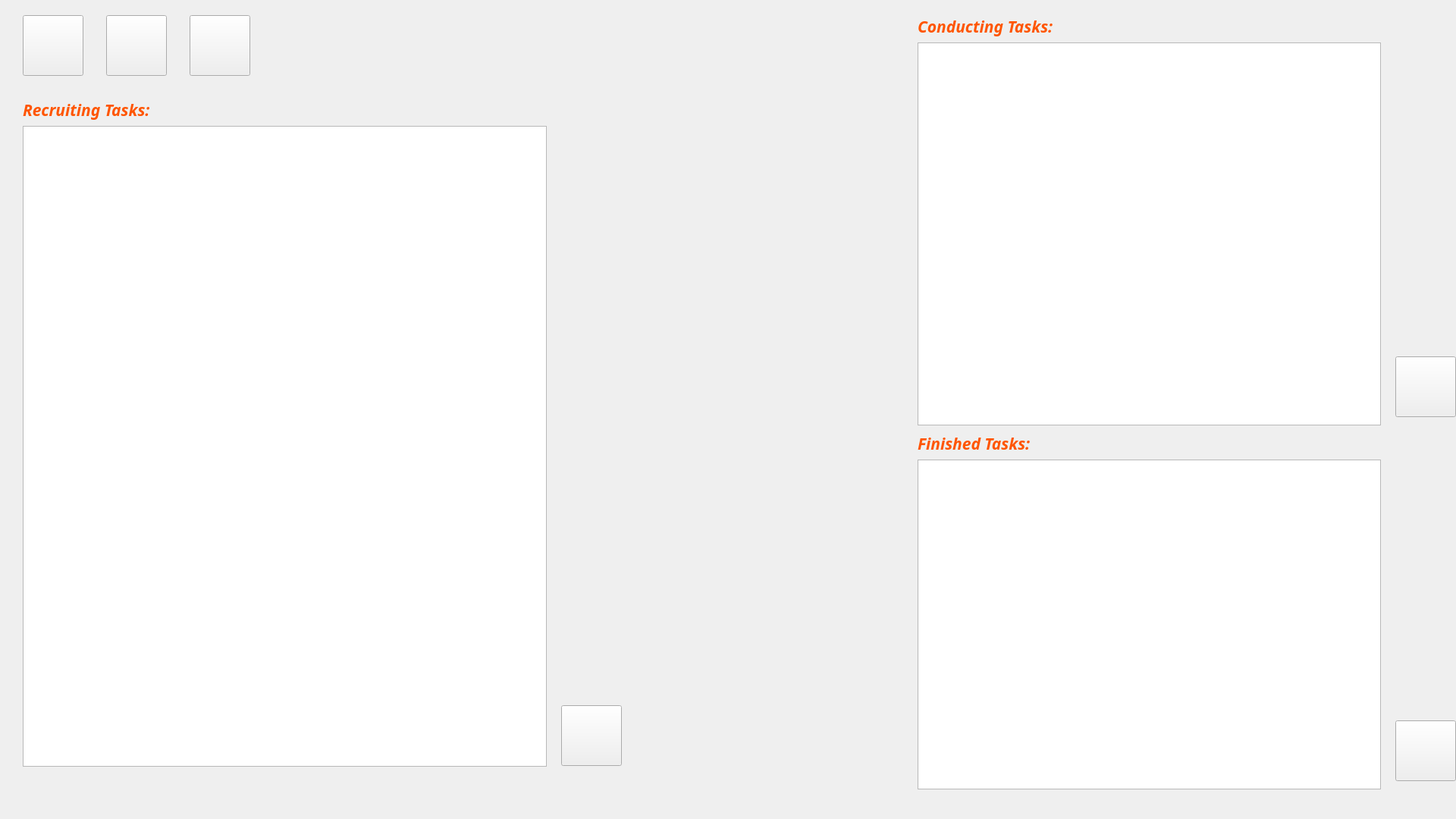
<?xml version="1.0" encoding="UTF-8"?>
<ui version="4.0">
 <class>MainWindowIssTask</class>
 <widget class="QMainWindow" name="MainWindowIssTask">
  <property name="geometry">
   <rect>
    <x>0</x>
    <y>0</y>
    <width>1920</width>
    <height>1080</height>
   </rect>
  </property>
  <property name="windowTitle">
   <string>MyIssuedTasks</string>
  </property>
  <property name="styleSheet">
   <string notr="true">border-image: url(:/CrowdSourcing/Resources/pictures/zelda9.jpg);</string>
  </property>
  <property name="tabShape">
   <enum>QTabWidget::Triangular</enum>
  </property>
  <widget class="QWidget" name="centralwidget">
   <widget class="QWidget" name="verticalLayoutWidget">
    <property name="geometry">
     <rect>
      <x>30</x>
      <y>130</y>
      <width>691</width>
      <height>881</height>
     </rect>
    </property>
    <layout class="QVBoxLayout" name="verticalLayout_2">
     <item>
      <widget class="QLabel" name="label">
       <property name="font">
        <font>
         <family>Century Gothic</family>
         <pointsize>16</pointsize>
         <weight>75</weight>
         <italic>true</italic>
         <bold>true</bold>
        </font>
       </property>
       <property name="styleSheet">
        <string notr="true">border-image:transparent;
color: rgb(255, 85, 0);</string>
       </property>
       <property name="text">
        <string>Recruiting Tasks:</string>
       </property>
      </widget>
     </item>
     <item>
      <widget class="QListWidget" name="listWidgetRecTasks">
       <property name="styleSheet">
        <string notr="true">border-image: \*url();</string>
       </property>
       <property name="selectionBehavior">
        <enum>QAbstractItemView::SelectItems</enum>
       </property>
      </widget>
     </item>
    </layout>
   </widget>
   <widget class="QPushButton" name="backButton">
    <property name="geometry">
     <rect>
      <x>30</x>
      <y>20</y>
      <width>80</width>
      <height>80</height>
     </rect>
    </property>
    <property name="font">
     <font>
      <family>Century Gothic</family>
      <pointsize>16</pointsize>
      <weight>75</weight>
      <italic>true</italic>
      <bold>true</bold>
     </font>
    </property>
    <property name="focusPolicy">
     <enum>Qt::StrongFocus</enum>
    </property>
    <property name="styleSheet">
     <string notr="true">QPushButton{border-image: url(:/CrowdSourcing/Resources/pictures/back_norm.png);}  
QPushButton:hover{border-image: url(:/CrowdSourcing/Resources/pictures/back_on.png);}
QPushButton:pressed{border-image: url(:/CrowdSourcing/Resources/pictures/back_clicked.png);};
</string>
    </property>
    <property name="text">
     <string/>
    </property>
    <property name="flat">
     <bool>false</bool>
    </property>
   </widget>
   <widget class="QWidget" name="verticalLayoutWidget_2">
    <property name="geometry">
     <rect>
      <x>1210</x>
      <y>20</y>
      <width>611</width>
      <height>541</height>
     </rect>
    </property>
    <layout class="QVBoxLayout" name="verticalLayout_3">
     <item>
      <widget class="QLabel" name="label_2">
       <property name="font">
        <font>
         <family>Century Gothic</family>
         <pointsize>16</pointsize>
         <weight>75</weight>
         <italic>true</italic>
         <bold>true</bold>
        </font>
       </property>
       <property name="styleSheet">
        <string notr="true">border-image:transparent;
color: rgb(255, 85, 0);</string>
       </property>
       <property name="text">
        <string>Conducting Tasks:</string>
       </property>
      </widget>
     </item>
     <item>
      <widget class="QListWidget" name="listWidgetConTasks">
       <property name="styleSheet">
        <string notr="true">border-image:transparent;</string>
       </property>
       <property name="selectionBehavior">
        <enum>QAbstractItemView::SelectItems</enum>
       </property>
      </widget>
     </item>
    </layout>
   </widget>
   <widget class="QWidget" name="verticalLayoutWidget_3">
    <property name="geometry">
     <rect>
      <x>1210</x>
      <y>570</y>
      <width>611</width>
      <height>471</height>
     </rect>
    </property>
    <layout class="QVBoxLayout" name="verticalLayout_4">
     <item>
      <widget class="QLabel" name="label_3">
       <property name="font">
        <font>
         <family>Century Gothic</family>
         <pointsize>16</pointsize>
         <weight>75</weight>
         <italic>true</italic>
         <bold>true</bold>
        </font>
       </property>
       <property name="styleSheet">
        <string notr="true">border-image:transparent;
color: rgb(255, 85, 0);</string>
       </property>
       <property name="text">
        <string>Finished Tasks:</string>
       </property>
      </widget>
     </item>
     <item>
      <widget class="QListWidget" name="listWidgetFiniTasks">
       <property name="styleSheet">
        <string notr="true">border-image:transparent;</string>
       </property>
       <property name="selectionBehavior">
        <enum>QAbstractItemView::SelectItems</enum>
       </property>
      </widget>
     </item>
    </layout>
   </widget>
   <widget class="QPushButton" name="recViewButton">
    <property name="geometry">
     <rect>
      <x>740</x>
      <y>930</y>
      <width>80</width>
      <height>80</height>
     </rect>
    </property>
    <property name="font">
     <font>
      <family>Century Gothic</family>
      <pointsize>16</pointsize>
      <weight>75</weight>
      <italic>true</italic>
      <bold>true</bold>
     </font>
    </property>
    <property name="styleSheet">
     <string notr="true">QPushButton{border-image: url(:/CrowdSourcing/Resources/pictures/view_norm.png);}  
QPushButton:hover{border-image: url(:/CrowdSourcing/Resources/pictures/view_on.png);}
QPushButton:pressed{border-image: url(:/CrowdSourcing/Resources/pictures/view_clicked.png);};</string>
    </property>
    <property name="text">
     <string/>
    </property>
   </widget>
   <widget class="QPushButton" name="refreshButton">
    <property name="geometry">
     <rect>
      <x>140</x>
      <y>20</y>
      <width>80</width>
      <height>80</height>
     </rect>
    </property>
    <property name="font">
     <font>
      <family>Century Gothic</family>
      <pointsize>16</pointsize>
      <weight>75</weight>
      <italic>true</italic>
      <bold>true</bold>
     </font>
    </property>
    <property name="styleSheet">
     <string notr="true">QPushButton{border-image: url(:/CrowdSourcing/Resources/pictures/refresh_clicked.png);}  
QPushButton:hover{border-image: url(:/CrowdSourcing/Resources/pictures/refresh_on.png);}
QPushButton:pressed{border-image: url(:/CrowdSourcing/Resources/pictures/refresh_norm.png);};</string>
    </property>
    <property name="text">
     <string/>
    </property>
   </widget>
   <widget class="QPushButton" name="conViewButton">
    <property name="geometry">
     <rect>
      <x>1840</x>
      <y>470</y>
      <width>80</width>
      <height>80</height>
     </rect>
    </property>
    <property name="font">
     <font>
      <family>Century Gothic</family>
      <pointsize>16</pointsize>
      <weight>75</weight>
      <italic>true</italic>
      <bold>true</bold>
     </font>
    </property>
    <property name="styleSheet">
     <string notr="true">QPushButton{border-image: url(:/CrowdSourcing/Resources/pictures/view_norm.png);}  
QPushButton:hover{border-image: url(:/CrowdSourcing/Resources/pictures/view_on.png);}
QPushButton:pressed{border-image: url(:/CrowdSourcing/Resources/pictures/view_clicked.png);};</string>
    </property>
    <property name="text">
     <string/>
    </property>
   </widget>
   <widget class="QPushButton" name="finiViewButton">
    <property name="geometry">
     <rect>
      <x>1840</x>
      <y>950</y>
      <width>80</width>
      <height>80</height>
     </rect>
    </property>
    <property name="font">
     <font>
      <family>Century Gothic</family>
      <pointsize>16</pointsize>
      <weight>75</weight>
      <italic>true</italic>
      <bold>true</bold>
     </font>
    </property>
    <property name="styleSheet">
     <string notr="true">QPushButton{border-image: url(:/CrowdSourcing/Resources/pictures/view_norm.png);}  
QPushButton:hover{border-image: url(:/CrowdSourcing/Resources/pictures/view_on.png);}
QPushButton:pressed{border-image: url(:/CrowdSourcing/Resources/pictures/view_clicked.png);};</string>
    </property>
    <property name="text">
     <string/>
    </property>
   </widget>
   <widget class="QPushButton" name="newTaskButton">
    <property name="geometry">
     <rect>
      <x>250</x>
      <y>20</y>
      <width>80</width>
      <height>80</height>
     </rect>
    </property>
    <property name="styleSheet">
     <string notr="true">QPushButton{border-image: url(:/CrowdSourcing/Resources/pictures/new_clicked.png);}  
QPushButton:hover{border-image: url(:/CrowdSourcing/Resources/pictures/new_on.png);}
QPushButton:pressed{border-image: url(:/CrowdSourcing/Resources/pictures/new_norm.png);};</string>
    </property>
    <property name="text">
     <string/>
    </property>
   </widget>
  </widget>
 </widget>
 <resources>
  <include location="CrowdSourcing.qrc"/>
 </resources>
 <connections>
  <connection>
   <sender>backButton</sender>
   <signal>clicked()</signal>
   <receiver>MainWindowIssTask</receiver>
   <slot>backButtonClick()</slot>
   <hints>
    <hint type="sourcelabel">
     <x>71</x>
     <y>57</y>
    </hint>
    <hint type="destinationlabel">
     <x>248</x>
     <y>62</y>
    </hint>
   </hints>
  </connection>
  <connection>
   <sender>refreshButton</sender>
   <signal>clicked()</signal>
   <receiver>MainWindowIssTask</receiver>
   <slot>refreshButtonClick()</slot>
   <hints>
    <hint type="sourcelabel">
     <x>169</x>
     <y>61</y>
    </hint>
    <hint type="destinationlabel">
     <x>589</x>
     <y>82</y>
    </hint>
   </hints>
  </connection>
  <connection>
   <sender>recViewButton</sender>
   <signal>clicked()</signal>
   <receiver>MainWindowIssTask</receiver>
   <slot>recViewButtonClick()</slot>
   <hints>
    <hint type="sourcelabel">
     <x>848</x>
     <y>663</y>
    </hint>
    <hint type="destinationlabel">
     <x>849</x>
     <y>819</y>
    </hint>
   </hints>
  </connection>
  <connection>
   <sender>newTaskButton</sender>
   <signal>clicked()</signal>
   <receiver>MainWindowIssTask</receiver>
   <slot>newTaskButtonClick()</slot>
   <hints>
    <hint type="sourcelabel">
     <x>289</x>
     <y>59</y>
    </hint>
    <hint type="destinationlabel">
     <x>959</x>
     <y>539</y>
    </hint>
   </hints>
  </connection>
  <connection>
   <sender>conViewButton</sender>
   <signal>clicked()</signal>
   <receiver>MainWindowIssTask</receiver>
   <slot>conViewButtonClick()</slot>
   <hints>
    <hint type="sourcelabel">
     <x>1879</x>
     <y>509</y>
    </hint>
    <hint type="destinationlabel">
     <x>959</x>
     <y>539</y>
    </hint>
   </hints>
  </connection>
  <connection>
   <sender>finiViewButton</sender>
   <signal>clicked()</signal>
   <receiver>MainWindowIssTask</receiver>
   <slot>finiViewButtonClick()</slot>
   <hints>
    <hint type="sourcelabel">
     <x>1879</x>
     <y>989</y>
    </hint>
    <hint type="destinationlabel">
     <x>959</x>
     <y>539</y>
    </hint>
   </hints>
  </connection>
 </connections>
 <slots>
  <slot>backButtonClick()</slot>
  <slot>recViewButtonClick()</slot>
  <slot>refreshButtonClick()</slot>
  <slot>newTaskButtonClick()</slot>
  <slot>conViewButtonClick()</slot>
  <slot>finiViewButtonClick()</slot>
 </slots>
</ui>
